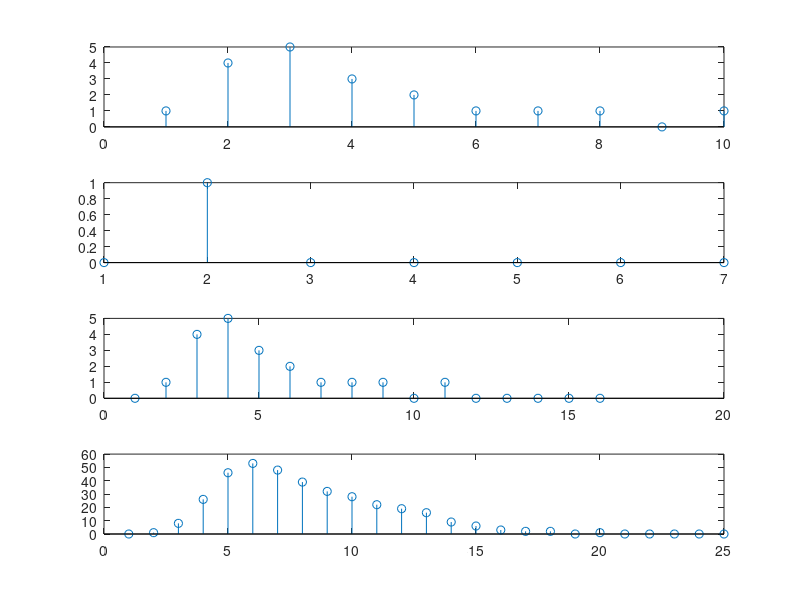

Source code (MATLAB):
x = 0:0.1:5;
f = [1 4 5 3 2 1 1 1 0 1];
g = [0 1 0 0 0 0 0];
h = conv(g,f);
y = conv(h,f);
subplot(4,1,1);
stem(f)
subplot(4,1,2);
stem(g)
subplot(4,1,3);
stem(h)
subplot(4,1,4);
stem(y)